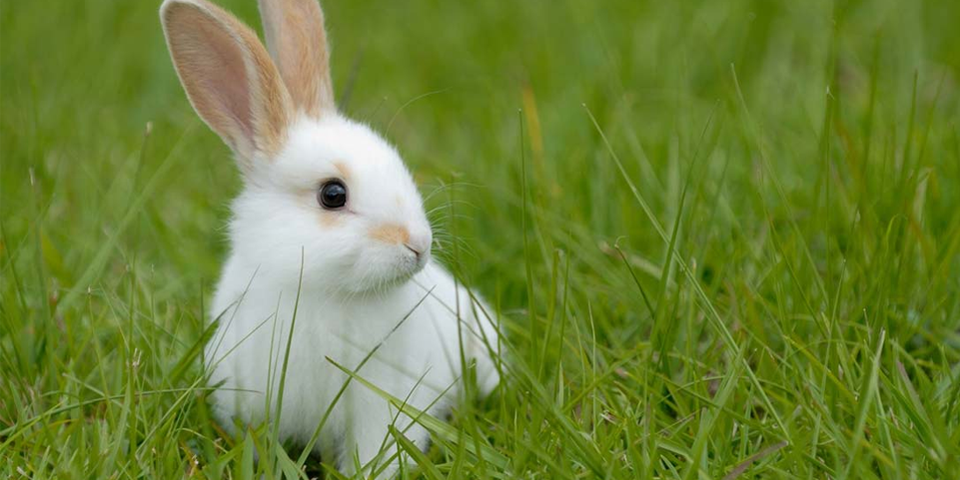
#> input picture coelho.png, 960 x 480 px, found by its file name
$ jupyter execute kmeans.ipynb
#> lines starting #> are read from the running program, lines starting #| are printed output that depends on the picture
[cell 1]
import numpy as np
import matplotlib.pyplot as plt
from sklearn.cluster import KMeans
from time import time
import cv2
import urllib

[cell 2]
def url_to_image(url):
    resp = urllib.request.urlopen(url)
    image = np.asarray(bytearray(resp.read()), dtype=np.uint8)
    image = cv2.imdecode(image, -1)

    return image

def label_para_pixel(bloco, labels, l, a):
    dimensao = bloco.shape[1]
    imagem = np.zeros((l, a, dimensao))
    index = 0
    for i in range(l):
        for j in range(a):
            imagem[i][j] = bloco[labels[index]]
            index += 1
    return imagem

def retorna_kmeans(n_cores, img_url):

#> called with n_cores = 4
    img_url = url_to_image(img_url)
#> in url_to_image, image is the input picture: shape (480, 960, 3); mean B, G, R 57.4, 130.4, 110.2
#     img = cv2.imread(img_url)
    img = cv2.cvtColor(img_url, cv2.COLOR_BGR2RGB)

    img = np.array(img, dtype = np.float64) / 255

    w, h, d = tuple(img.shape)
#> w = 480; h = 960; d = 3
    assert d == 3
    image_array = np.reshape(img, (w * h, d))

    kmeans = KMeans(n_clusters = n_cores, random_state = 0).fit(image_array)
    labels = kmeans.predict(image_array)

    plt.figure(1)
    ax = plt.axes([0, 0, 1, 1])
    plt.axis('off')
    plt.title('Imagem original')
    plt.imshow(img)

    plt.figure(2)
    ax = plt.axes([0, 0, 1, 1])
    plt.axis('off')
    plt.title('Imagem K-Means')
    plt.imshow(label_para_pixel(kmeans.cluster_centers_, labels, w, h))
#> after the loop in label_para_pixel, `for i in range(l):`:
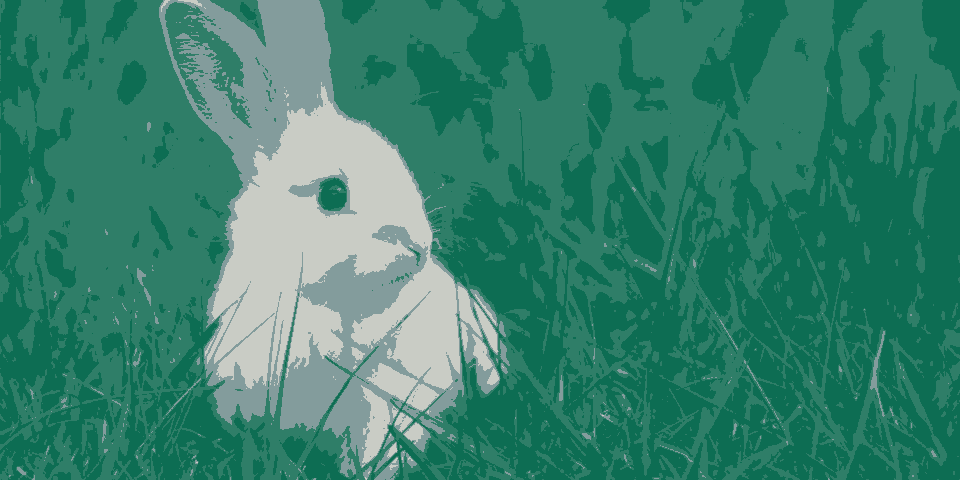
#> imagem: shape (480, 960, 3) float64; mean of channels 0, 1, 2 0.432, 0.511, 0.225; drawn as B, G, R
#> after the loop in label_para_pixel, `for i in range(l):`: index = 460800
